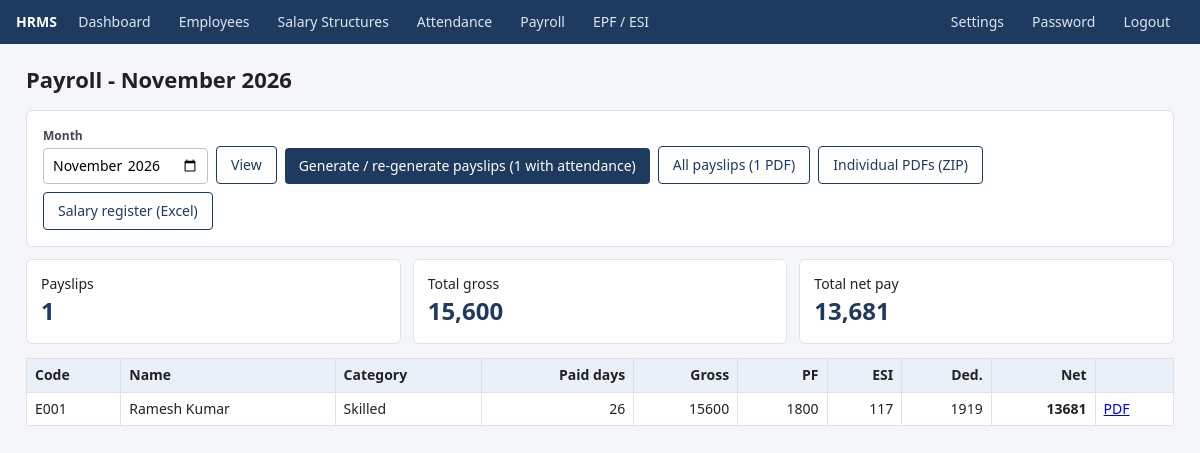
Screenshot of /payroll (signed in) with the database file from the repository.
### models.py (models this page shows, shortened)
class Payslip(Base):
    __tablename__ = "payslips"
    id = Column(Integer, primary_key=True)
    emp_id = Column(Integer, ForeignKey("employees.id"), nullable=False)
    month = Column(String, nullable=False)
    category_name = Column(String)
    days_in_month = Column(Integer)
    paid_days = Column(Float)
    ncp_days = Column(Float)
    basic = Column(Float, default=0)
    da = Column(Float, default=0)
    hra = Column(Float, default=0)
    other = Column(Float, default=0)
    ot_amount = Column(Float, default=0)
    gross = Column(Integer, default=0)
    epf_wages = Column(Integer, default=0)
    eps_wages = Column(Integer, default=0)
    edli_wages = Column(Integer, default=0)
    pf_ee = Column(Integer, default=0)
    eps_er = Column(Integer, default=0)
    pf_er_diff = Column(Integer, default=0)
    esi_wages = Column(Integer, default=0)
    esi_ee = Column(Integer, default=0)
    esi_er = Column(Integer, default=0)
    advance = Column(Float, default=0)
    other_deduction = Column(Float, default=0)
    total_deduction = Column(Float, default=0)
    net = Column(Integer, default=0)
    employee = relationship("Employee")
    __table_args__ = (UniqueConstraint("emp_id", "month"),)

class Employee(Base):
    __tablename__ = "employees"
    id = Column(Integer, primary_key=True)
    emp_code = Column(String, unique=True, nullable=False)
    name = Column(String, nullable=False)
    father_name = Column(String)
    gender = Column(String)
    dob = Column(Date)
    doj = Column(Date)
    dol = Column(Date)
    designation = Column(String)
    department = Column(String)
    mobile = Column(String)
    address = Column(Text)
    aadhaar = Column(String, unique=True)
    pan = Column(String, unique=True)
    uan = Column(String, unique=True)
    esic_no = Column(String, unique=True)
    bank_name = Column(String)
    bank_acct = Column(String)
    ifsc = Column(String)
    category_id = Column(Integer, ForeignKey("categories.id"))
    basic_override_day = Column(Float)           # personal daily basic overriding category
    status = Column(String, default="Active")    # Active / Left
    category = relationship("Category", back_populates="employees")

### app.py (the view)
@app.route("/payroll")
def payroll_list():
    month = valid_month(request.args.get("month") or date.today().strftime("%Y-%m"))
    slips = db.query(Payslip).join(Employee).filter(Payslip.month == month).order_by(Employee.emp_code).all()
    att_count = db.query(Attendance).filter_by(month=month).count()
    T = payroll.month_totals(month) if slips else None
    warnings = []
    for s in slips:
        e = s.employee
        if s.epf_wages and not e.uan:
            warnings.append(f"{e.emp_code} {e.name}: PF applicable but UAN missing - excluded from ECR")
        if s.esi_wages and not e.esic_no:
            warnings.append(f"{e.emp_code} {e.name}: ESI applicable but ESIC IP number missing")
    return render_template("payroll.html", month=month, slips=slips, att_count=att_count, T=T, warnings=warnings)

### app.py (called while the page is built)
@app.teardown_appcontext
def _shutdown(exc=None):
    db.remove()

@app.before_request
def _auth():
    if request.endpoint in ("login", "static"):
        return
    if "uid" not in session:
        return redirect(url_for("login", next=request.path))

@app.context_processor
def _ctx():
    return dict(S=get_settings(), today=date.today(), cur_month=date.today().strftime("%Y-%m"),
                month_label=pdfs.month_label,
                cats_all=db.query(Category).order_by(Category.name).all() if "uid" in session else [])

def valid_month(m):
    try:
        y, mo = map(int, (m or "").split("-"))
        assert 2000 < y < 2100 and 1 <= mo <= 12
        return m
    except Exception:
        abort(400, "Invalid month")

### models.py (called while the page is built)
def get_settings():
    s = dict(DEFAULT_SETTINGS)
    for row in db.query(Setting).all():
        s[row.key] = row.value
    return s

### payroll.py (called while the page is built)
def rnd(x):
    return int(Decimal(str(x)).quantize(Decimal("1"), rounding=ROUND_HALF_UP))

### pdfs.py (called while the page is built)
def month_label(month):
    return datetime.strptime(month, "%Y-%m").strftime("%B %Y")

### templates/payroll.html (shortened to what this page needs)
{% extends "base.html" %}{% block body %}
<h1>Payroll - {{ month_label(month) }}</h1>
<div class="card row">
<form method="get" class="row" style="margin:0"><div><label>Month</label><input type="month" name="month" value="{{ month }}"></div><button class="btn sec">View</button></form>
<form method="post" action="{{ url_for('payroll_generate') }}" style="margin:0"><input type="hidden" name="month" value="{{ month }}">
<button class="btn" {{ 'disabled' if not att_count }}>Generate / re-generate payslips ({{ att_count }} with attendance)</button></form>
{% if slips %}<a class="btn sec" href="{{ url_for('payslips_bulk_pdf', month=month) }}">All payslips (1 PDF)</a>
<a class="btn sec" href="{{ url_for('payslips_zip', month=month) }}">Individual PDFs (ZIP)</a>
<a class="btn sec" href="{{ url_for('salary_register', month=month) }}">Salary register (Excel)</a>{% endif %}
</div>
{% if T %}<div class="grid" style="margin-bottom:14px"><div class="stat">Payslips<b>{{ T.slips }}</b></div><div class="stat">Total gross<b>{{ '{:,}'.format(T.gross) }}</b></div>
<div class="stat">Total net pay<b>{{ '{:,}'.format(T.net) }}</b></div></div>{% endif %}
<div class="scroll"><table><tr><th>Code</th><th>Name</th><th>Category</th><th class="n">Paid days</th><th class="n">Gross</th><th class="n">PF</th><th class="n">ESI</th><th class="n">Ded.</th><th class="n">Net</th><th></th></tr>
{% for s in slips %}<tr><td>{{ s.employee.emp_code }}</td><td>{{ s.employee.name }}</td><td>{{ s.category_name }}</td><td class="n">{{ '%g' % s.paid_days }}</td>
<td class="n">{{ s.gross }}</td><td class="n">{{ s.pf_ee }}</td><td class="n">{{ s.esi_ee }}</td><td class="n">{{ s.total_deduction|round(0)|int }}</td><td class="n"><b>{{ s.net }}</b></td>
<td><a href="{{ url_for('payslip_pdf', sid=s.id) }}">PDF</a></td></tr>
{% else %}<tr><td colspan="10" class="muted">No payslips yet. Upload attendance, then generate.</td></tr>{% endfor %}</table></div>
{% endblock %}

### static/style.css (style rules this page uses)
* { box-sizing:border-box }
body { font:14px/1.45 Segoe UI,Arial,sans-serif;margin:0;background:#f4f6f9;color:#222 }
h1 { font-size:22px;margin:0 0 14px }
.card { background:#fff;border:1px solid #dde2ea;border-radius:6px;padding:16px;margin-bottom:16px }
.grid { display:grid;grid-template-columns:repeat(auto-fit,minmax(200px,1fr));gap:12px }
.stat { background:#fff;border:1px solid #dde2ea;border-radius:6px;padding:14px }
.stat b { display:block;font-size:24px;color:#1f3a5f }
table { border-collapse:collapse;width:100%;background:#fff }
th,td { border:1px solid #dde2ea;padding:6px 8px;text-align:left }
th { background:#eaf0f8 }
td.n,th.n { text-align:right }
.scroll { overflow-x:auto }
input,select,textarea { padding:6px 8px;border:1px solid #b9c2d0;border-radius:4px;font:inherit;width:100% }
label { display:block;font-weight:600;font-size:12px;color:#445;margin-bottom:3px }
.btn { display:inline-block;background:#1f3a5f;color:#fff;border:0;padding:8px 14px;border-radius:4px;cursor:pointer;text-decoration:none;font:inherit }
.btn.sec { background:#fff;color:#1f3a5f;border:1px solid #1f3a5f }
.row { display:flex;gap:8px;flex-wrap:wrap;align-items:end;margin-bottom:12px }
.row>* { width:auto }

### rows the page displays
Payslip: employee.emp_code "E001", employee.name "Ramesh Kumar", category_name "Skilled", paid_days "26", gross "15600", pf_ee "1800", esi_ee "117", total_deduction "1919", net "13681"

### other values shown
{{ month_label(month) }} "November 2026"
{{ att_count }} "1"
{{ T.slips }} "1"
{{ '{:,}'.format(T.gross) }} "15,600"
{{ '{:,}'.format(T.net) }} "13,681"
